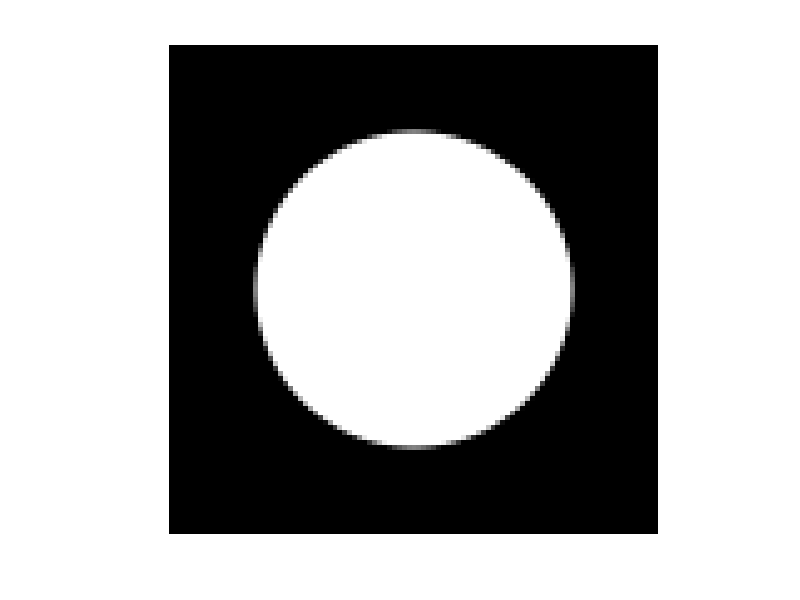
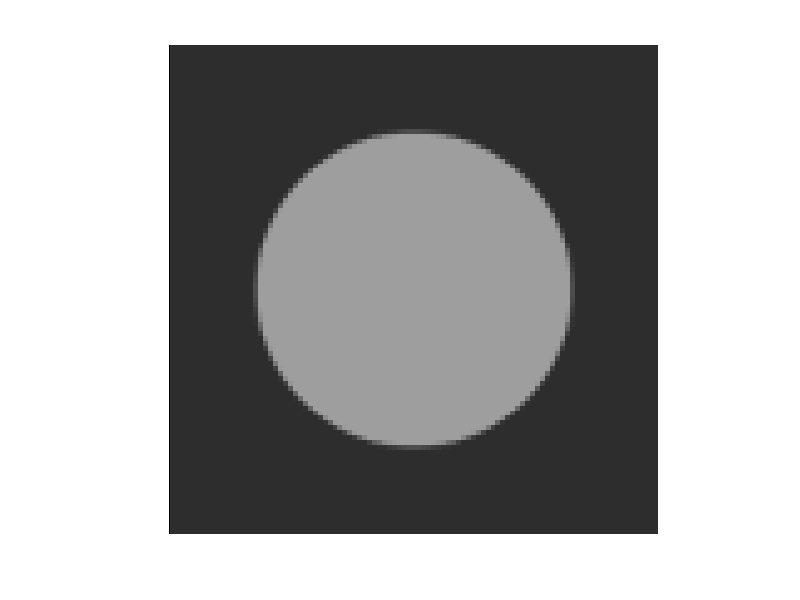
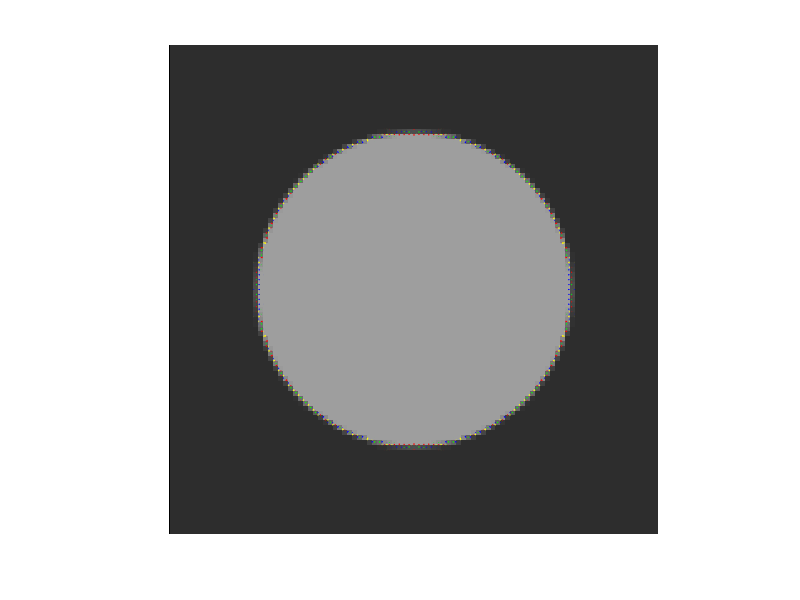

The MATLAB source for these figures, in order: (Note: this script raises an error after producing the figures.)
% Variant of the proposed approach with the 4 times, instead of 3 times, 
% finer grid for the gradient field. Other said, the gradient is defined 
% at pixel corners, in addition to pixel centers and pixel edges. 

function main 	
	
	Nbiter= 3000;
	lambda = 6; 
	tau = 0.99/8;
	sigma = 0.99/3;
	mu = 0.1; 
	
	% cell-average sampling approximated by point sampling on a 16x larger grid followed by downsampling
	S=99;
	y=zeros(S*16,S*16);
	[n1,n2]=meshgrid(1:S*16,1:S*16);
	y=((n1-S*8-1/2).^2+(n2-S*8-1/2).^2<=(32*16)^2);
	y=(y(1:2:end,1:2:end)+y(2:2:end,1:2:end)+y(1:2:end,2:2:end)+y(2:2:end,2:2:end))/4;
	y=(y(1:2:end,1:2:end)+y(2:2:end,1:2:end)+y(1:2:end,2:2:end)+y(2:2:end,2:2:end))/4;
	y=(y(1:2:end,1:2:end)+y(2:2:end,1:2:end)+y(1:2:end,2:2:end)+y(2:2:end,2:2:end))/4;
	y=(y(1:2:end,1:2:end)+y(2:2:end,1:2:end)+y(1:2:end,2:2:end)+y(2:2:end,2:2:end))/4;
	figure(1);
	imshow(y);
	colormap gray
	imwrite(y,'y.tif');
	
	opD = @(x) cat(3,[diff(x,1,1);zeros(1,size(x,2))],[diff(x,1,2) zeros(size(x,1),1)]);
	opDadj = @(u) -[u(1,:,1);diff(u(:,:,1),1,1)]-[u(:,1,2) diff(u(:,:,2),1,2)];	
	prox_mu_tau_f = @(x) (x+mu*tau*y)/(1+mu*tau);
	prox_mu_sigma_g = @(t) t-bsxfun(@rdivide, t, max(sqrt(sum(t.^2,3))/(lambda*mu*sigma),1));
	
	x = y;
	u = zeros([size(x) 2]);
	v = zeros([size(x) 2 4]);
	tmp = opD(x);
	v(:,:,1,1) = tmp(:,:,1);
	v(:,:,2,2) = tmp(:,:,2);
	fprintf('0 %f\n',lambda*sum(sum(sum(sqrt(sum(v.^2,3))))));
	for iter = 1:Nbiter
		x = prox_mu_tau_f(x+tau*opDadj(-opD(x)+opLadj(v)-mu*u));
		v = prox_mu_sigma_g(v-sigma*opL(-opD(x)+opLadj(v)-mu*u));
		u = u-(-opD(x)+opLadj(v))/mu;
		if mod(iter,40)==0
			%we display the primal and dual cost functions, which reach equal values at convergence
			fprintf('%d %f %f\n',iter,sum(sum((x-y).^2))/2+lambda*sum(sum(sum(sqrt(sum(v.^2,3))))),...
				-sum(sum((y-opDadj(u)).^2-y.^2))/2);
			figure(2);
			imshow(x);
			colormap flag
			drawnow
		end
	end
	figure(2);
	imshow(x);
	colormap gray
	imwrite(x,'x_proposed_variant.tif');
	
	fig3=figure(3);
	imshow(x);
	colormap gray
	hold on
	[n1,n2]=meshgrid(1:S,1:S);
	quiver(n1,n2+0.5,v(:,:,2,1),v(:,:,1,1),0,'r');
	quiver(n1+0.5,n2,v(:,:,2,2),v(:,:,1,2),0,'b');
	quiver(n1,n2,v(:,:,2,3),v(:,:,1,3),0,'g');
	quiver(n1+0.5,n2+0.5,v(:,:,2,4),v(:,:,1,4),0,'y');
	truesize(fig3,[S*4,S*4]);
	
end


function t = opL(u)
	t=zeros([size(u) 4]);
	t(:,:,1,1)=u(:,:,1); 
	t(1:end-1,2:end,2,1)=(u(2:end,1:end-1,2)+u(1:end-1,1:end-1,2)+...
		u(2:end,2:end,2)+u(1:end-1,2:end,2))/4;
	t(1:end-1,1,2,1)=(u(1:end-1,1,2)+u(2:end,1,2))/4;
	t(:,:,2,2)=u(:,:,2);
	t(2:end,1:end-1,1,2)=(u(2:end,1:end-1,1)+u(1:end-1,1:end-1,1)+...
		u(2:end,2:end,1)+u(1:end-1,2:end,1))/4;
	t(1,1:end-1,1,2)=(u(1,1:end-1,1)+u(1,2:end,1))/4;
	t(2:end,:,1,3) = (u(2:end,:,1)+u(1:end-1,:,1))/2;
	t(1,:,1,3) = u(1,:,1)/2;
	t(:,2:end,2,3) = (u(:,2:end,2)+u(:,1:end-1,2))/2;
	t(:,1,2,3) = u(:,1,2)/2;
	t(1:end-1,1:end-1,1,4) = (u(1:end-1,1:end-1,1)+u(1:end-1,2:end,1))/2;
	t(1:end-1,1:end-1,2,4) = (u(1:end-1,1:end-1,2)+u(2:end,1:end-1,2))/2;
end

function u = opLadj(t)
	[height,width,d,c]=size(t);
	u=zeros(height,width,2);
	u(1:end-1,2:end,1)=t(1:end-1,2:end,1,1)+(t(1:end-1,2:end,1,2)+...
		t(1:end-1,1:end-1,1,2)+t(2:end,2:end,1,2)+t(2:end,1:end-1,1,2))/4+...
		(t(1:end-1,2:end,1,3)+t(2:end,2:end,1,3))/2+...
		(t(1:end-1,1:end-1,1,4)+t(1:end-1,2:end,1,4))/2;
	u(1:end-1,1,1)=t(1:end-1,1,1,1)+(t(1:end-1,1,1,2)+t(2:end,1,1,2))/4+...
		(t(1:end-1,1,1,3)+t(2:end,1,1,3))/2+t(1:end-1,1,1,4)/2;
	u(2:end,1:end-1,2)=t(2:end,1:end-1,2,2)+(t(2:end,1:end-1,2,1)+...
		t(1:end-1,1:end-1,2,1)+t(2:end,2:end,2,1)+t(1:end-1,2:end,2,1))/4+...
		(t(2:end,1:end-1,2,3)+t(2:end,2:end,2,3))/2+...
		(t(1:end-1,1:end-1,2,4)+t(2:end,1:end-1,2,4))/2;
	u(1,1:end-1,2)=t(1,1:end-1,2,2)+(t(1,1:end-1,2,1)+t(1,2:end,2,1))/4+...
		(t(1,1:end-1,2,3)+t(1,2:end,2,3))/2+t(1,1:end-1,2,4)/2;
end	